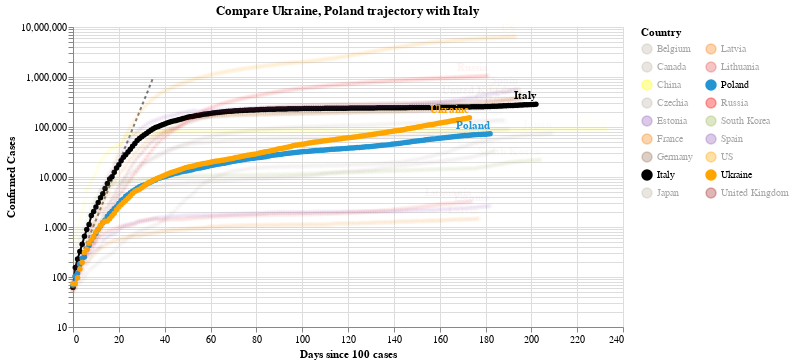

The cell this chart's notebook holds for it:
### Code cell
#hide_input
chart2 = make_since_chart(dff2, ['Ukraine', 'Poland'], baseline_countries)
chart2

### Figure 1 — Vega-Lite specification as saved in the notebook (floating-point values rounded to 4 significant figures; data arrays with more than 128 entries replaced by an {"elided": "..."} marker saying what was removed)
{"config": {"view": {"continuousWidth": 400, "continuousHeight": 300}}, "layer": [{"data": {"name": "data-628230001892d6798b50651be41d1b3e"}, "mark": {"type": "line", "color": "black", "opacity": 0.5, "strokeDash": [3, 3]}, "encoding": {"x": {"type": "quantitative", "field": "Days since 100 cases"}, "y": {"type": "quantitative", "field": "Confirmed Cases"}}}, {"data": {"name": "data-a951829c5165198563a1e511321ac01e"}, "mark": {"type": "line", "point": true}, "encoding": {"color": {"type": "nominal", "field": "Country", "legend": {"columns": 2}, "scale": {"domain": ["Belgium", "Canada", "China", "Czechia", "Estonia", "France", "Germany", "Italy", "Japan", "Latvia", "Lithuania", "Poland", "Russia", "South Korea", "Spain", "US", "Ukraine", "United Kingdom"], "range": ["#C1B7AD", "#C1B7AD", "yellow", "#C1B7AD", "#9467bd", "#F58518", "#9D755D", "black", "#C1B7AD", "#F58518", "#E45756", "#2495D3", "red", "#A1BA59", "#9467bd", "orange", "orange", "brown"]}}, "opacity": {"condition": {"value": 1, "selection": "selector003"}, "value": 0.05}, "tooltip": [{"type": "nominal", "field": "Country"}, {"type": "temporal", "field": "Date"}, {"type": "quantitative", "field": "Confirmed Cases"}, {"type": "quantitative", "field": "Days since 100 cases"}], "x": {"type": "quantitative", "field": "Days since 100 cases"}, "y": {"type": "quantitative", "field": "Confirmed Cases", "scale": {"type": "log"}}}, "selection": {"selector003": {"type": "multi", "fields": ["Country"], "bind": "legend", "init": [{"Country": "Ukraine"}, {"Country": "Poland"}, {"Country": "Italy"}]}}, "width": 550}, {"data": {"name": "data-a951829c5165198563a1e511321ac01e"}, "mark": {"type": "text", "align": "right", "dy": -8, "fontWeight": "bold"}, "encoding": {"color": {"type": "nominal", "field": "Country", "legend": {"columns": 2}, "scale": {"domain": ["Belgium", "Canada", "China", "Czechia", "Estonia", "France", "Germany", "Italy", "Japan", "Latvia", "Lithuania", "Poland", "Russia", "South Korea", "Spain", "US", "Ukraine", "United Kingdom"], "range": ["#C1B7AD", "#C1B7AD", "yellow", "#C1B7AD", "#9467bd", "#F58518", "#9D755D", "black", "#C1B7AD", "#F58518", "#E45756", "#2495D3", "red", "#A1BA59", "#9467bd", "orange", "orange", "brown"]}}, "opacity": {"condition": {"value": 1, "selection": "selector003"}, "value": 0.05}, "text": {"type": "nominal", "field": "Country"}, "tooltip": [{"type": "nominal", "field": "Country"}, {"type": "temporal", "field": "Date"}, {"type": "quantitative", "field": "Confirmed Cases"}, {"type": "quantitative", "field": "Days since 100 cases"}], "x": {"type": "quantitative", "field": "Days since 100 cases"}, "y": {"type": "quantitative", "field": "Confirmed Cases", "scale": {"type": "log"}}}, "transform": [{"filter": "(datum['Date'] >= 1599782400000)"}], "width": 550}], "title": "Compare Ukraine, Poland trajectory with Italy", "$schema": "https://vega.github.io/schema/vega-lite/v4.0.2.json", "datasets": {"data-628230001892d6798b50651be41d1b3e": [{"Days since 100 cases": 0, "Confirmed Cases": 100.0}, {"Days since 100 cases": 1, "Confirmed Cases": 130.0}, {"Days since 100 cases": 2, "Confirmed Cases": 169.0}, {"Days since 100 cases": 3, "Confirmed Cases": 219.7}, {"Days since 100 cases": 4, "Confirmed Cases": 285.6}, {"Days since 100 cases": 5, "Confirmed Cases": 371.3}, {"Days since 100 cases": 6, "Confirmed Cases": 482.7}, {"Days since 100 cases": 7, "Confirmed Cases": 627.5}, {"Days since 100 cases": 8, "Confirmed Cases": 815.7}, {"Days since 100 cases": 9, "Confirmed Cases": 1060.0}, {"Days since 100 cases": 10, "Confirmed Cases": 1379.0}, {"Days since 100 cases": 11, "Confirmed Cases": 1792.0}, {"Days since 100 cases": 12, "Confirmed Cases": 2330.0}, {"Days since 100 cases": 13, "Confirmed Cases": 3029.0}, {"Days since 100 cases": 14, "Confirmed Cases": 3937.0}, {"Days since 100 cases": 15, "Confirmed Cases": 5119.0}, {"Days since 100 cases": 16, "Confirmed Cases": 6654.0}, {"Days since 100 cases": 17, "Confirmed Cases": 8650.0}, {"Days since 100 cases": 18, "Confirmed Cases": 11250.0}, {"Days since 100 cases": 19, "Confirmed Cases": 14620.0}, {"Days since 100 cases": 20, "Confirmed Cases": 19000.0}, {"Days since 100 cases": 21, "Confirmed Cases": 24710.0}, {"Days since 100 cases": 22, "Confirmed Cases": 32120.0}, {"Days since 100 cases": 23, "Confirmed Cases": 41750.0}, {"Days since 100 cases": 24, "Confirmed Cases": 54280.0}, {"Days since 100 cases": 25, "Confirmed Cases": 70560.0}, {"Days since 100 cases": 26, "Confirmed Cases": 91730.0}, {"Days since 100 cases": 27, "Confirmed Cases": 119300.0}, {"Days since 100 cases": 28, "Confirmed Cases": 155000.0}, {"Days since 100 cases": 29, "Confirmed Cases": 201500.0}, {"Days since 100 cases": 30, "Confirmed Cases": 262000.0}, {"Days since 100 cases": 31, "Confirmed Cases": 340600.0}, {"Days since 100 cases": 32, "Confirmed Cases": 442800.0}, {"Days since 100 cases": 33, "Confirmed Cases": 575600.0}, {"Days since 100 cases": 34, "Confirmed Cases": 748300.0}, {"Days since 100 cases": 35, "Confirmed Cases": 972800.0}], "data-a951829c5165198563a1e511321ac01e": {"elided": "3471 records"}}}
